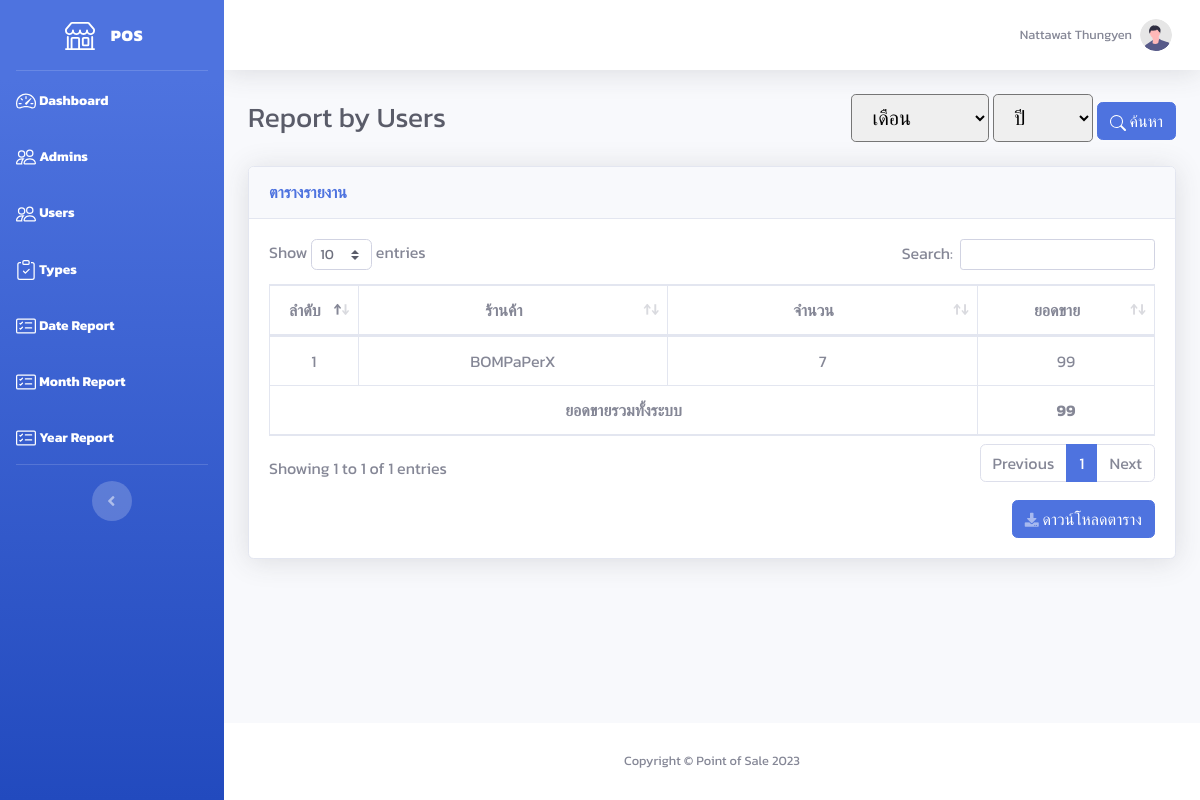
Screenshot of /admin/report_user.php (signed in) with the database file from the repository.
### tables this page shows
CREATE TABLE `user` (
  `user_id` int(10) NOT NULL,
  `email` varchar(255) NOT NULL,
  `password` varchar(255) NOT NULL,
  `status` tinyint(1) NOT NULL COMMENT '0=disable\r\n1=enable',
  `firstname` varchar(255) NOT NULL,
  `lastname` varchar(255) NOT NULL,
  `store` varchar(255) NOT NULL,
  `description` text NOT NULL,
  `img_path` text NOT NULL
);

### admin/report_user.php (the view, shortened to what this page needs)
<!DOCTYPE html>
<html lang="en">
<?php
require '../include/connect.php';
include '../include/header.php';
$report_data = $connect->prepare("SELECT * FROM user INNER JOIN product ON user.user_id = product.user_id INNER JOIN record ON product.product_id = record.product_id INNER JOIN payment ON record.no_receipt = payment.no_receipt GROUP BY user.user_id");
$report_data->execute();
$row_report = $report_data->fetchAll(PDO::FETCH_ASSOC);
?>
<body id="page-top">
    <div id="wrapper">
        <?php include '../include/sidebar_admin.php'; ?>
        <div id="content-wrapper" class="d-flex flex-column">
            <div id="content">
                <?php include '../include/topbar.php'; ?>
                <div class="container-fluid">
                    <div class="d-sm-flex align-items-center justify-content-between mb-4">
                        <h1 class="h3 mb-0 text-gray-800">Report by Users</h1>
                        <form method="GET" action="report_user.php">
                            <div class="d-inline">
                                <select class="form-select form-control-lg is-valid d-inline" name="month">
                                    <option value="">เดือน</option>
                                </select>
                                <select class="form-select form-control-lg is-valid d-inline" name="year" required>
                                    <option value="">ปี</option>
                                </select>
                            </div>
                            <button type="submit" class="btn btn-primary">
                                ค้นหา
                            </button>
                        </form>
                    </div>
                    <div class="card shadow mb-4">
                        <div class="card-header py-3">
                            <h6 class="m-0 font-weight-bold text-primary">ตารางรายงาน</h6>
                        </div>
                        <div class="card-body">
                            <div class="table-responsive">
                                <table class="table table-bordered" id="dataTable" width="100%" cellspacing="0">
                                    <thead>
                                        <tr>
                                            <th width="10%" class="text-center">ลำดับ</th>
                                            <th width="35%" class="text-center">ร้านค้า</th>
                                            <th width="35%" class="text-center">จำนวน</th>
                                            <th width="20%" class="text-center">ยอดขาย</th>
                                        </tr>
                                    </thead>
                                    <tbody>
                                        <?php
                                        $all_price = 0;
                                        $j = 1;
                                        foreach ($row_report as $row) {
                                            $price = $connect->prepare("SELECT net_price, quantity FROM record INNER JOIN product ON record.product_id = product.product_id INNER JOIN user ON product.user_id = user.user_id WHERE user.user_id = '" . $row['user_id'] . "'");
                                            $price->execute();
                                            $row_price = $price->fetchAll(PDO::FETCH_ASSOC);
                                            $total_price = 0;
                                            $total_quantity = 0;
                                            foreach ($row_price as $rp) {
                                                $total_price += $rp['net_price'] * $rp['quantity'];
                                                $total_quantity += $rp['quantity'];
                                            }
                                            $all_price += $total_price;
                                        ?>
                                            <tr>
                                                <td class="text-center"><?= $j++ ?></td>
                                                <td class="text-center"><?= $row['store'] ?></td>
                                                <td class="text-center"><?= $total_quantity ?></td>
                                                <td class="text-center"><?= $total_price ?></td>
                                            </tr>
                                        <?php } ?>
                                    </tbody>
                                    <tfoot>
                                        <tr>
                                            <th colspan="3" class="text-center">ยอดขายรวมทั้งระบบ</th>
                                            <th class="text-center"><?= $all_price ?></th>
                                        </tr>
                                    </tfoot>
                                </table>
                            </div>
                            <button id="download_link" onClick="javascript:ExcelReport();" class="btn btn-primary float-right mt-3">
                                <i class="fas fa-download fa-sm text-white-50"></i> ดาวน์โหลดตาราง
                            </button>
                        </div>
                    </div>
                </div>
            </div>
            <?php include '../include/footer.php'; ?>
        </div>
    </div>
</body>
</html>

### include/topbar.php (shortened to what this page needs)
<?php
if (isset($_SESSION['user_id'])) {
    $user_id = $_SESSION['user_id'];
    $profile = $connect->prepare("SELECT * FROM user WHERE user_id = :user_id");
    $profile->bindParam(":user_id", $user_id);
    $profile->execute();
    $row_profile = $profile->fetch(PDO::FETCH_ASSOC);
} else {
    $admin_id = $_SESSION['admin_id'];
    $profile = $connect->prepare("SELECT * FROM admin WHERE admin_id = :admin_id");
    $profile->bindParam(":admin_id", $admin_id);
    $profile->execute();
    $row_profile = $profile->fetch(PDO::FETCH_ASSOC);
}
?>
<nav class="navbar navbar-expand navbar-light bg-white topbar mb-4 static-top shadow">
    <ul class="navbar-nav ml-auto">
        <li class="nav-item dropdown no-arrow">
            <a class="nav-link dropdown-toggle" href="#" id="userDropdown" role="button" data-toggle="dropdown" aria-haspopup="true" aria-expanded="false">
                <span class="mr-2 d-none d-lg-inline text-gray-600 small"><?= isset($_SESSION['user_id']) ? $row_profile['store'] : $row_profile['firstname'] . ' ' . $row_profile['lastname'] ?></span>
                <img class="img-profile rounded-circle" src="../img/undraw_profile.svg">
            </a>
        </li>
    </ul>
</nav>

### include/header.php (style rules this page uses)
body { font-family: 'Kanit', sans-serif; }

### rows the page displays
user: store "BOMPaPerX", total_quantity "7", total_price "99"

### other values shown
$row_profile['firstname'] "Nattawat"
$row_profile['lastname'] "Thungyen"
$all_price "99"
